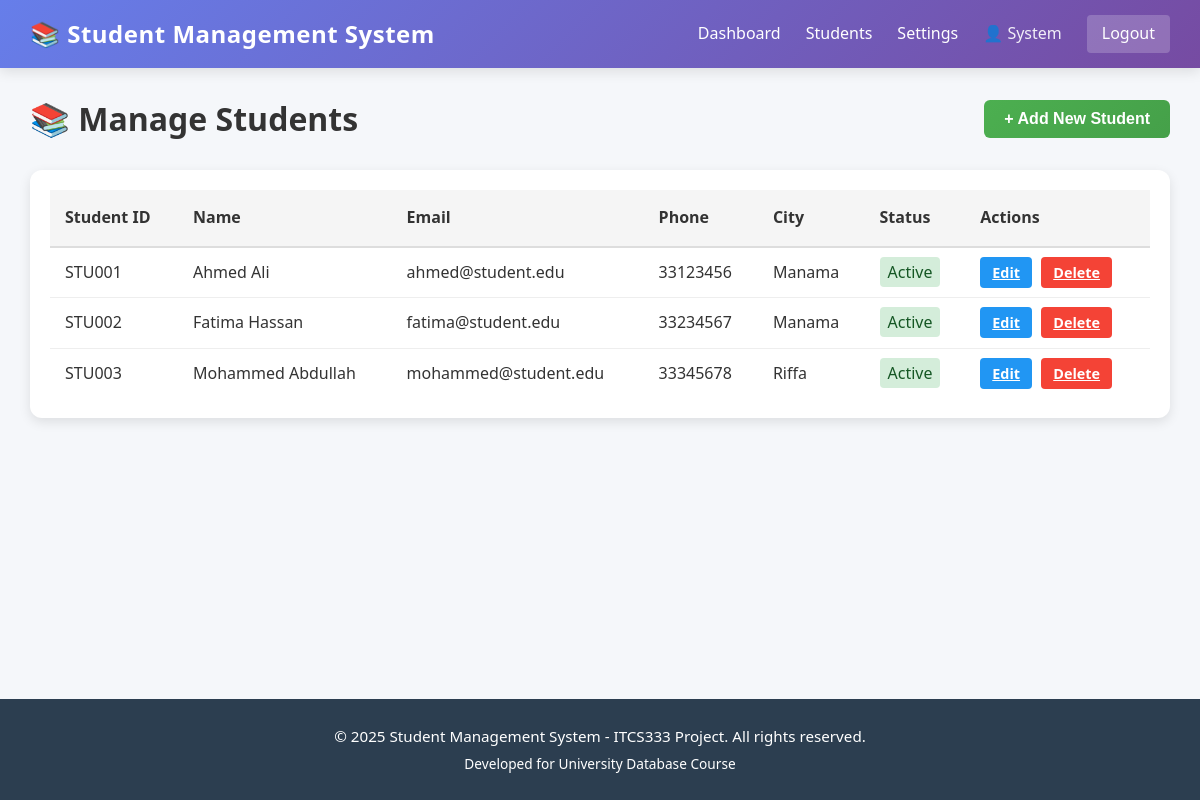
The app's page /admin_student.php (signed in) with its own data.
### tables this page shows
CREATE TABLE IF NOT EXISTS students (
    id INT AUTO_INCREMENT PRIMARY KEY,
    student_id VARCHAR(50) UNIQUE NOT NULL,
    first_name VARCHAR(100) NOT NULL,
    last_name VARCHAR(100) NOT NULL,
    email VARCHAR(100) UNIQUE NOT NULL,
    phone VARCHAR(20),
    date_of_birth DATE,
    gender VARCHAR(10),
    address TEXT,
    city VARCHAR(50),
    country VARCHAR(50),
    enrollment_date DATE DEFAULT CURRENT_DATE,
    status VARCHAR(20) DEFAULT 'Active',
    created_at TIMESTAMP DEFAULT CURRENT_TIMESTAMP,
    updated_at TIMESTAMP DEFAULT CURRENT_TIMESTAMP ON UPDATE CURRENT_TIMESTAMP
);

### auth.php (called while the page is built, shortened)
<?php
include 'config.php';
function getAllStudents() {
    global $conn;
    $query = "SELECT * FROM students ORDER BY created_at DESC";
    $result = mysqli_query($conn, $query);
    return mysqli_fetch_all($result, MYSQLI_ASSOC);
}
?>

### admin_student.php (the view, shortened to what this page needs)
<?php
include_once 'config.php';
include_once 'auth.php';
$action = $_GET['action'] ?? '';
$students = getAllStudents();
?>
<!DOCTYPE html>
<html lang="en">
<head>
    <link rel="stylesheet" href="assets/style.css">
</head>
<body>
    <?php include 'partials/header.php'; ?>
    <div class="student-container">
        <div class="page-header">
            <h1>📚 Manage Students</h1>
            <?php if ($action != 'edit'): ?>
                <button class="add-btn" onclick="toggleAddForm()">+ Add New Student</button>
            <?php endif; ?>
        </div>
        <div class="students-table">
            <?php if (count($students) > 0): ?>
                <table>
                    <thead>
                        <tr>
                            <th>Student ID</th>
                            <th>Name</th>
                            <th>Email</th>
                            <th>Phone</th>
                            <th>City</th>
                            <th>Status</th>
                            <th>Actions</th>
                        </tr>
                    </thead>
                    <tbody>
                        <?php foreach ($students as $student): ?>
                            <tr>
                                <td><?php echo htmlspecialchars($student['student_id']); ?></td>
                                <td><?php echo htmlspecialchars($student['first_name'] . ' ' . $student['last_name']); ?></td>
                                <td><?php echo htmlspecialchars($student['email']); ?></td>
                                <td><?php echo htmlspecialchars($student['phone'] ?? 'N/A'); ?></td>
                                <td><?php echo htmlspecialchars($student['city'] ?? 'N/A'); ?></td>
                                <td><span style="background: #d4edda; color: #155724; padding: 4px 8px; border-radius: 4px;"><?php echo $student['status']; ?></span></td>
                                <td>
                                    <a href="?action=edit&id=<?php echo $student['id']; ?>" class="action-btn edit-btn">Edit</a>
                                    <a href="?action=delete&id=<?php echo $student['id']; ?>" class="action-btn delete-btn" onclick="return confirm('Are you sure?')">Delete</a>
                                </td>
                            </tr>
                        <?php endforeach; ?>
                    </tbody>
                </table>
            <?php else: ?>
                <div class="empty-state">
                    <p>No students found. <a href="#" onclick="toggleAddForm(); return false;">Add the first student</a></p>
                </div>
            <?php endif; ?>
        </div>
    </div>
    <?php include 'partials/footer.php'; ?>
</body>
</html>

### partials/header.php (shortened to what this page needs)
<?php
include_once __DIR__ . '/../auth.php';
$base_path = '/php-practice/TASK1/';
?>
<!DOCTYPE html>
<html lang="en">
<head>
    <link rel="stylesheet" href="<?php echo $base_path; ?>assets/style.css">
</head>
<body>
    <header class="navbar">
        <div class="navbar-brand">
            <span class="logo-text">📚 Student Management System</span>
        </div>
        <nav class="navbar-nav">
            <a href="<?php echo $base_path; ?>admin_dashboard.php" class="nav-link">Dashboard</a>
            <a href="<?php echo $base_path; ?>admin_student.php" class="nav-link">Students</a>
            <a href="<?php echo $base_path; ?>admin_change_password.php" class="nav-link">Settings</a>
            <span class="nav-user">
                👤 <?php echo htmlspecialchars($_SESSION['first_name']); ?>
            </span>
            <a href="<?php echo $base_path; ?>logout.php" class="nav-link logout-link">Logout</a>
        </nav>
    </header>

### partials/footer.php
<footer class="footer">
        <div class="footer-content">
            <p>&copy; 2025 Student Management System - ITCS333 Project. All rights reserved.</p>
            <p style="margin-top: 5px; font-size: 0.9em;">Developed for University Database Course</p>
        </div>
    </footer>
</body>
</html>

### assets/style.css (style rules this page uses)
* { margin: 0; padding: 0; box-sizing: border-box; }
html, body { height: 100%; }
body { font-family: 'Segoe UI', Tahoma, Geneva, Verdana, sans-serif; background: #f5f7fa; color: #333; line-height: 1.6; display: flex; flex-direction: column; min-height: 100vh; }
.navbar { background: linear-gradient(135deg, #667eea 0%, #764ba2 100%); color: white; padding: 15px 30px; display: flex; justify-content: space-between; align-items: center; box-shadow: 0 4px 12px rgba(0, 0, 0, 0.1); flex-wrap: wrap; gap: 20px; }
.navbar-brand { flex-shrink: 0; }
.logo-text { font-size: 1.5em; font-weight: bold; letter-spacing: 0.5px; }
.navbar-nav { display: flex; align-items: center; gap: 25px; flex-wrap: wrap; }
.nav-link { color: white; text-decoration: none; font-weight: 500; transition: opacity 0.3s, text-shadow 0.3s; white-space: nowrap; }
.nav-user { color: rgba(255, 255, 255, 0.9); white-space: nowrap; font-weight: 500; }
.logout-link { background: rgba(255, 255, 255, 0.2); padding: 6px 15px; border-radius: 4px; transition: background 0.3s; }
.footer { background: #2c3e50; color: white; text-align: center; padding: 20px; margin-top: auto; font-size: 0.95em; }
.footer-content { max-width: 1200px; margin: 0 auto; }
.footer p { margin: 5px 0; }
button, .btn, .button { padding: 10px 20px; border: none; border-radius: 6px; font-size: 1em; font-weight: 600; cursor: pointer; transition: all 0.3s; display: inline-block; text-align: center; text-decoration: none; white-space: nowrap; }
.card, .form-section, .students-table { background: white; border-radius: 12px; box-shadow: 0 4px 12px rgba(0, 0, 0, 0.1); padding: 20px; margin-bottom: 20px; }
table { width: 100%; border-collapse: collapse; background: white; }
thead { background: #f5f5f5; }
th { padding: 15px; text-align: left; font-weight: 600; color: #333; border-bottom: 2px solid #ddd; }
td { padding: 12px 15px; border-bottom: 1px solid #eee; }
tbody tr:last-child td { border-bottom: none; }
h1, h2, h3, h4, h5, h6 { color: #333; margin-bottom: 15px; line-height: 1.3; }
h1 { font-size: 2em; }

### admin_student.php (style rules this page uses)
.student-container { padding: 30px; }
.page-header { display: flex; justify-content: space-between; align-items: center; margin-bottom: 30px; flex-wrap: wrap; }
.page-header h1 { margin: 0; color: #333; }
.add-btn { background: linear-gradient(135deg, #4CAF50 0%, #45a049 100%); color: white; padding: 10px 20px; border-radius: 6px; text-decoration: none; font-weight: 600; cursor: pointer; border: none; transition: transform 0.3s; }
.students-table { background: white; border-radius: 12px; box-shadow: 0 4px 12px rgba(0, 0, 0, 0.1); overflow: hidden; }
table { width: 100%; border-collapse: collapse; }
thead { background: #f5f5f5; }
th { padding: 15px; text-align: left; font-weight: 600; color: #333; border-bottom: 2px solid #ddd; }
td { padding: 12px 15px; border-bottom: 1px solid #eee; }
.action-btn { padding: 6px 12px; margin-right: 5px; border: none; border-radius: 4px; cursor: pointer; font-size: 0.9em; font-weight: 600; transition: transform 0.2s; }
.edit-btn { background: #2196F3; color: white; }
.delete-btn { background: #f44336; color: white; }

### records on screen
students: student "STU001", first_name+last_name "Ahmed Ali", email "ahmed@student.edu", phone "33123456", city "Manama", status "Active"
students: student "STU002", first_name+last_name "Fatima Hassan", email "fatima@student.edu", phone "33234567", city "Manama", status "Active"
students: student "STU003", first_name+last_name "Mohammed Abdullah", email "mohammed@student.edu", phone "33345678", city "Riffa", status "Active"

### other values on screen
$_SESSION['first_name'] "System"
